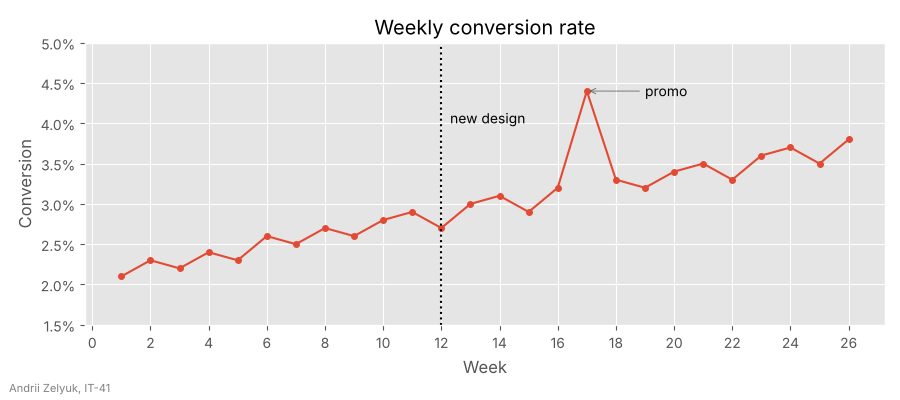

Python code for this plot:
import matplotlib.pyplot as plt
import numpy as np
from matplotlib.ticker import MultipleLocator, PercentFormatter

STUDENT_NAME = "Andrii Zelyuk"   # ім'я та прізвище транслітерацією
STUDENT_GROUP = "IT-41"   # група

weeks = np.arange(1, 27)
conversion = np.array([2.1, 2.3, 2.2, 2.4, 2.3, 2.6, 2.5, 2.7, 2.6, 2.8, 2.9, 2.7, 3.0,
                       3.1, 2.9, 3.2, 4.4, 3.3, 3.2, 3.4, 3.5, 3.3, 3.6, 3.7, 3.5, 3.8]) / 100
release_week = 12

plt.style.use("ggplot")

fig, ax = plt.subplots(figsize=(9, 4))
ax.plot(weeks, conversion, "-o", markersize=4)

ax.axvline(release_week, color="black", linestyle=":", linewidth=1.5)
ax.text(release_week + 0.3, 0.04, "new design")

# пік акції - тиждень з максимальною конверсією
promo = conversion.argmax()
ax.annotate("promo", xy=(weeks[promo], conversion[promo]),
            xytext=(weeks[promo] + 2, conversion[promo]), va="center",
            arrowprops={"arrowstyle": "->", "color": "0.3"})

ax.set_ylim(0.015, 0.05)
ax.yaxis.set_major_formatter(PercentFormatter(xmax=1, decimals=1))
ax.xaxis.set_major_locator(MultipleLocator(2))
ax.set_title("Weekly conversion rate")
ax.set_xlabel("Week")
ax.set_ylabel("Conversion")

fig.text(0.01, 0.02, f"{STUDENT_NAME}, {STUDENT_GROUP}", fontsize=8, color="gray")
fig.tight_layout(rect=(0, 0.02, 1, 1))

fig.savefig("task_5.png", dpi=100)
plt.show()
